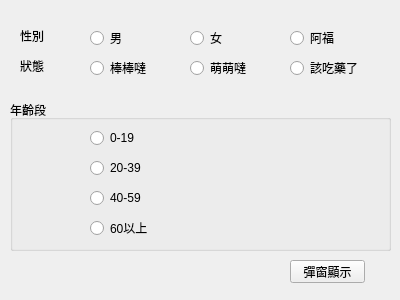
<?xml version="1.0" encoding="UTF-8"?>
<ui version="4.0">
 <class>Form</class>
 <widget class="QWidget" name="Form">
  <property name="geometry">
   <rect>
    <x>0</x>
    <y>0</y>
    <width>400</width>
    <height>300</height>
   </rect>
  </property>
  <property name="windowTitle">
   <string>Form</string>
  </property>
  <widget class="QLabel" name="label_gender">
   <property name="geometry">
    <rect>
     <x>20</x>
     <y>30</y>
     <width>54</width>
     <height>12</height>
    </rect>
   </property>
   <property name="text">
    <string>性別</string>
   </property>
  </widget>
  <widget class="QLabel" name="label_status">
   <property name="geometry">
    <rect>
     <x>20</x>
     <y>60</y>
     <width>54</width>
     <height>12</height>
    </rect>
   </property>
   <property name="text">
    <string>狀態</string>
   </property>
  </widget>
  <widget class="QRadioButton" name="radioButtonMan">
   <property name="geometry">
    <rect>
     <x>90</x>
     <y>30</y>
     <width>89</width>
     <height>16</height>
    </rect>
   </property>
   <property name="text">
    <string>男</string>
   </property>
  </widget>
  <widget class="QRadioButton" name="radioButtonWoman">
   <property name="geometry">
    <rect>
     <x>190</x>
     <y>30</y>
     <width>89</width>
     <height>16</height>
    </rect>
   </property>
   <property name="text">
    <string>女</string>
   </property>
  </widget>
  <widget class="QRadioButton" name="radioButtonBang">
   <property name="geometry">
    <rect>
     <x>90</x>
     <y>60</y>
     <width>89</width>
     <height>16</height>
    </rect>
   </property>
   <property name="text">
    <string>棒棒噠</string>
   </property>
  </widget>
  <widget class="QRadioButton" name="radioButtonMeng">
   <property name="geometry">
    <rect>
     <x>190</x>
     <y>60</y>
     <width>89</width>
     <height>16</height>
    </rect>
   </property>
   <property name="text">
    <string>萌萌噠</string>
   </property>
  </widget>
  <widget class="QRadioButton" name="radioButtonYao">
   <property name="geometry">
    <rect>
     <x>290</x>
     <y>60</y>
     <width>89</width>
     <height>16</height>
    </rect>
   </property>
   <property name="text">
    <string>該吃藥了</string>
   </property>
  </widget>
  <widget class="QRadioButton" name="radioButtonAstolfo">
   <property name="geometry">
    <rect>
     <x>290</x>
     <y>30</y>
     <width>89</width>
     <height>16</height>
    </rect>
   </property>
   <property name="text">
    <string>阿福</string>
   </property>
  </widget>
  <widget class="QGroupBox" name="groupBox">
   <property name="geometry">
    <rect>
     <x>10</x>
     <y>100</y>
     <width>381</width>
     <height>151</height>
    </rect>
   </property>
   <property name="title">
    <string>年齡段</string>
   </property>
   <widget class="QRadioButton" name="radioButton0to19">
    <property name="geometry">
     <rect>
      <x>80</x>
      <y>30</y>
      <width>89</width>
      <height>16</height>
     </rect>
    </property>
    <property name="text">
     <string>0-19</string>
    </property>
   </widget>
   <widget class="QRadioButton" name="radioButton20to39">
    <property name="geometry">
     <rect>
      <x>80</x>
      <y>60</y>
      <width>89</width>
      <height>16</height>
     </rect>
    </property>
    <property name="text">
     <string>20-39</string>
    </property>
   </widget>
   <widget class="QRadioButton" name="radioButton40to59">
    <property name="geometry">
     <rect>
      <x>80</x>
      <y>90</y>
      <width>89</width>
      <height>16</height>
     </rect>
    </property>
    <property name="text">
     <string>40-59</string>
    </property>
   </widget>
   <widget class="QRadioButton" name="radioButton60to">
    <property name="geometry">
     <rect>
      <x>80</x>
      <y>120</y>
      <width>89</width>
      <height>16</height>
     </rect>
    </property>
    <property name="text">
     <string>60以上</string>
    </property>
   </widget>
  </widget>
  <widget class="QPushButton" name="pushButton">
   <property name="geometry">
    <rect>
     <x>290</x>
     <y>260</y>
     <width>75</width>
     <height>23</height>
    </rect>
   </property>
   <property name="text">
    <string>彈窗顯示</string>
   </property>
  </widget>
 </widget>
 <layoutdefault spacing="6" margin="11"/>
 <resources/>
 <connections/>
</ui>
